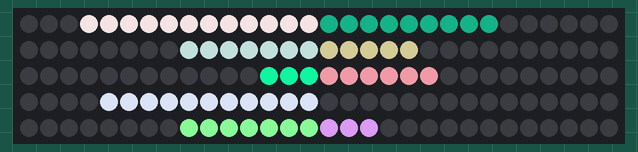
This program was run on a simulated Raspberry Pi (BCM pin numbers). Shown: 150 RGB LEDs in strip order, left to right, continuing on the next row. Random numbers come from a fixed seed.

Above: at 0.16 s.
At 5.13 s:
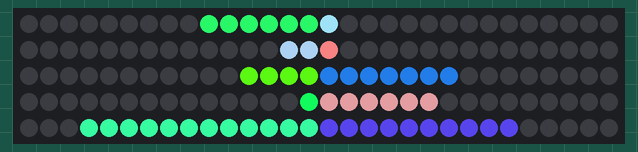
At 10.1 s:
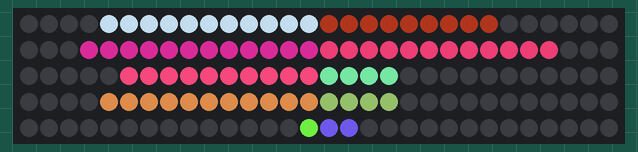
At 20.04 s:
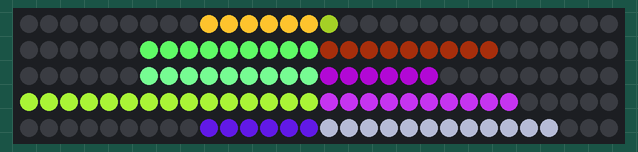
At 29.98 s:
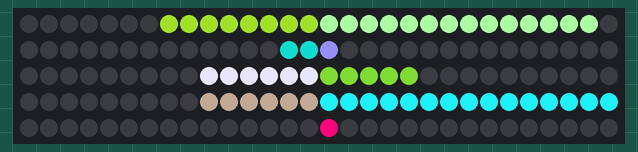
At 39.92 s:
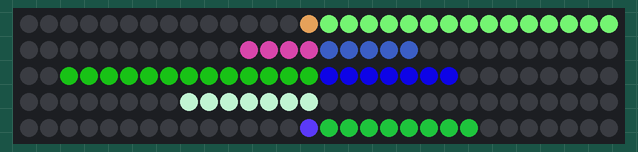

The program:

Visualizer.py
```python
import neopixel
import time


class LED(object):
    def __init__(self, index, color):
        self.index = index
        self.color = color

    def get(self, prop='led'):
        if not self.index: return False
        if prop == 'index':
            return self.index
        elif prop == 'color':
            return self.color
        elif prop == 'led':
            return [self.index, self.color]

    def setColor(self, color):
        self.color = color

    def colorLED(self, strip, show=False):
        strip.setPixelColor(self.index, neopixel.Color(*(self.color)))
        if show: strip.show()

    def off(self, strip=None, show=False):
        self.setColor([0, 0, 0])
        if strip != None:
            self.colorLED(strip, show)


class Visualizer(object):
    def __init__(self, numberOfLeds, numberOfBars, x_direction, y_direction):
        self.numberOfLeds = numberOfLeds
        self.pin = 18
        self.frequency = 800000
        self.dma = 5
        self.brightness = 255
        self.invert = False
        self.channel = 0
        self.stripType = neopixel.ws.WS2811_STRIP_GRB
        self.strip = neopixel.Adafruit_NeoPixel(
            self.numberOfLeds,
            self.pin,
            self.frequency,
            self.dma,
            self.invert,
            self.brightness,
            self.channel,
            self.stripType)
        self.strip.begin()
        self.show = self.strip.show
        self.x_flow = x_direction
        self.y_flow = y_direction
        self.visualizerArray = []
        self.numberOfLedsPerBar = int(numberOfLeds / numberOfBars)
        self.numberOfBars = numberOfBars
        self.__initialize_array()

    def __initialize_array(self, color=[0, 0, 0]):
        vertical_bool = int(self.y_flow == 'down')
        for x in range(self.numberOfBars):
            bar = []
            for y in range(self.numberOfLedsPerBar):
                index = (x * 15) + y \
                    if x % 2 == vertical_bool \
                    else (x + 1) * 15 - (y + 1)
                led = LED(index, color)
                bar.append(led)
            self.visualizerArray.append(bar)
        if self.x_flow != 'right':
            self.visualizerArray.reverse()

    def color_bar(self, bar_position):
        for i in range(self.numberOfLedsPerBar):
            self.visualizerArray[bar_position][i].colorLED(self.strip)
        self.show()

    def color_array(self):
        for bar in self.visualizerArray:
            for led in bar:
                led.colorLED(self.strip)
        self.show()

    def set_bar_percent(self, bar_position, percent, color=[255, 255, 255]):
        if not (0 <= bar_position < self.numberOfBars): return False

        number_of_leds = int(round(percent * self.numberOfLedsPerBar))
        for i in range(number_of_leds):
            self.visualizerArray[bar_position][i].setColor(color)
        for i in range(number_of_leds, self.numberOfLedsPerBar):
            self.visualizerArray[bar_position][i].off()

    def wipe(self, color=[0, 0, 0]):
        for bar in self.visualizerArray:
            for led in bar:
                led.setColor(color)
                led.colorLED(self.strip)
            self.show()


from random import random
import time

v = Visualizer(150, 10, 'left', 'down')
v.wipe()
for i in range(1000):
    for i in range(10):
        red = int(round(random() * 255))
        green = int(round(random() * 255))
        blue = int(round(random() * 255))
        color = [red, green, blue]
        v.set_bar_percent(i, random(), color)
    v.color_array()
    time.sleep(0.04)
```
